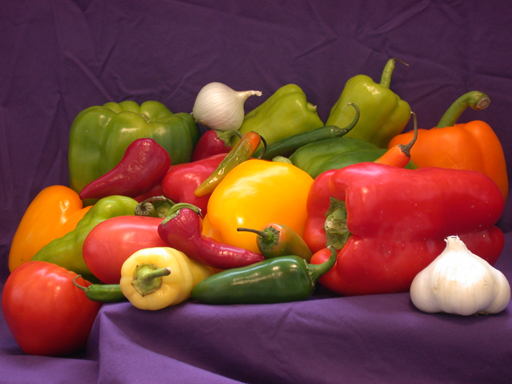
#> input picture images/peppers.png, 512 x 384 px
$ python dortafintransformsdevam.py
#> lines starting #> are read from the running program, lines starting #| are printed output that depends on the picture
import cv2
import numpy as np

I=cv2.imread('images/peppers.png',1)
#> I is the input picture: shape (384, 512, 3); mean B, G, R 57.6, 66.4, 120.8

M=np.array([[2,0,0],[0,0.5,0]],dtype=np.float32)

height,width=I.shape[0:2] #0 ve 1 i al
#> height = 384; width = 512

I2=cv2.warpAffine(I,M,(I.shape[1]*2,I.shape[0]//2))  # I2=cv2.warpAffine(I,M,(width*2,height//2))
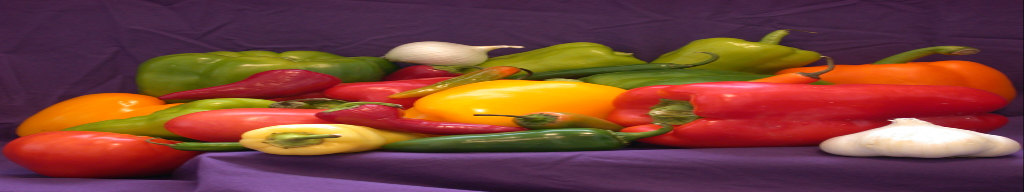
#> I2: shape (192, 1024, 3); mean B, G, R 57.7, 66.5, 120.8
#with-height  genişlik iki kat büyür,yükseklik yarıya düşer

print(I.shape)
#| (384, 512, 3)
print(I2.shape)
#| (192, 1024, 3)

cv2.imshow('I',I)
cv2.imshow('I2',I2)


                                        #ÖTELEME (translation)

M2=np.array([[1,0,100],[0,1,50]],dtype=np.float32)    #100 br ssağa,50 br aşağıya kayacak
I3=cv2.warpAffine(I,M2,None)
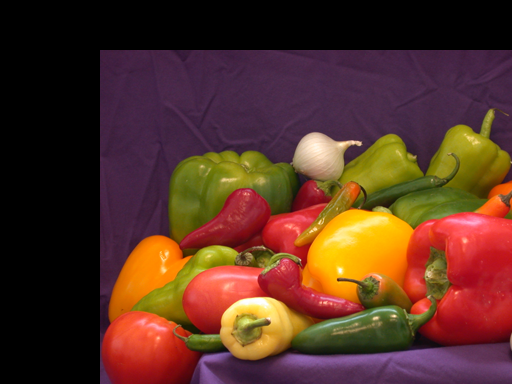
#> I3: shape (384, 512, 3); mean B, G, R 35.9, 49.8, 87.6
cv2.imshow('I3',I3)

cv2.waitKey(0)
cv2.destroyAllWindows()

                                         #KONTRAST

$ run again, with images/coins.png copied over images/peppers.png
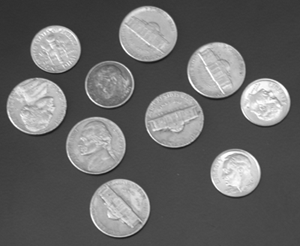
#> input picture images/coins.png, 300 x 246 px
#> I is the input picture: shape (246, 300, 3); min 23, max 255, mean 103
#> `I2=cv2.warpAffine(I,M,(I.shape[1]*2,I.shape[0]//2))`:
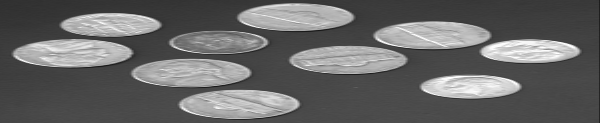
#> I2: shape (123, 600, 3); min 23, max 255, mean 103
#| (246, 300, 3)
#| (123, 600, 3)
#> `I3=cv2.warpAffine(I,M2,None)`:
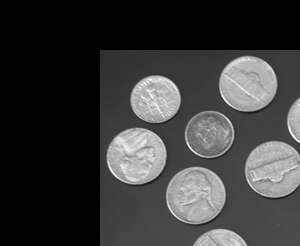
#> I3: shape (246, 300, 3); min 0, max 255, mean 56.6
